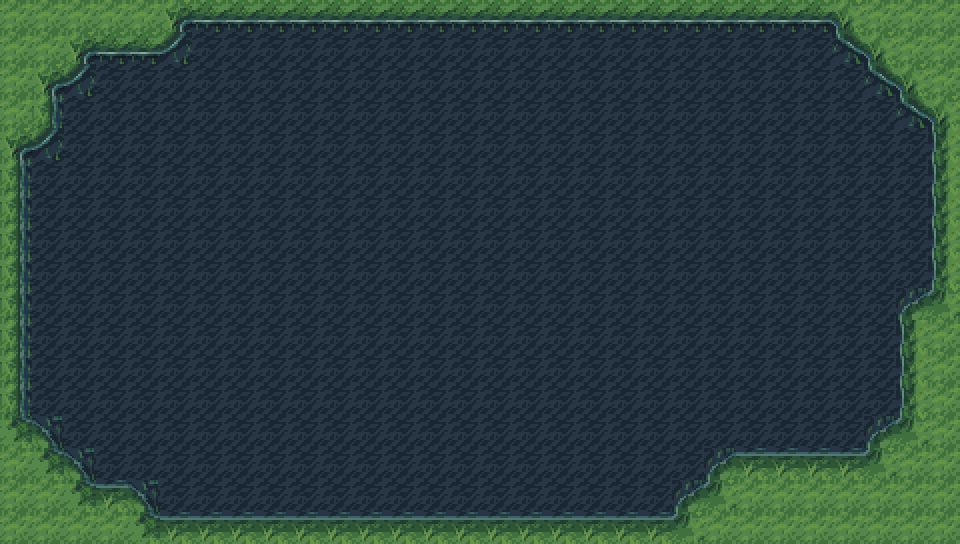

A 2D game scene composited from a Tiled map and its tileset images. What follows is a short description and the map's XML, with each tile layer's data collapsed to a summary:
An orthogonal 30x17 tile map with 32x32 px tiles, 5 tile layers (Hintergrund, Wasser, Collision, Andere, ...) and 19 objects.

<map version="1.2" tiledversion="1.2.3" orientation="orthogonal" renderorder="right-down" width="30" height="17" tilewidth="32" tileheight="32" infinite="0" nextlayerid="9" nextobjectid="22">
 <tileset firstgid="1" source="TileSet32.tsx" />
 <layer id="1" name="Hintergrund" width="30" height="17">
  <data>[510 cells, 510 non-empty, 14 distinct tile ids]</data>
 </layer>
 <objectgroup id="2" name="CollisionObjects">
  <object id="1" x="-1.10448" y="0" width="962.006" height="27.6121" />
  <object id="2" x="-1.10448" y="27.6121" width="23.1942" height="515.794" />
  <object id="3" x="9.94036" y="511.376" width="955.379" height="51.9108" />
  <object id="4" x="935.498" y="11.0448" width="44.1794" height="511.376" />
  <object id="5" x="907.886" y="299.315" width="33.1345" height="214.27" />
  <object id="6" x="684.78" y="483.764" width="238.569" height="34.239" />
  <object id="7" x="720.124" y="452.839" width="201.016" height="30.9256" />
  <object id="8" x="878.065" y="421.913" width="38.6569" height="39.7614" />
  <object id="9" x="16.5673" y="423.017" width="32.03" height="97.1946" />
  <object id="10" x="37.5525" y="457.256" width="40.8659" height="61.8511" />
  <object id="11" x="72.896" y="488.182" width="77.3139" height="27.6121" />
  <object id="12" x="12.1493" y="20.9852" width="33.1345" height="121.493" />
  <object id="13" x="40.8659" y="22.0897" width="41.9704" height="61.8511" />
  <object id="14" x="77.3139" y="19.8807" width="109.344" height="30.9256" />
  <object id="15" x="843.826" y="13.2538" width="107.135" height="37.5525" />
  <object id="16" x="872.543" y="45.2839" width="77.3139" height="33.1345" />
  <object id="17" x="902.364" y="64.0601" width="38.6569" height="53.0152" />
 </objectgroup>
 <objectgroup id="3" name="TreeObjects">
  <object id="20" x="16.5673" y="27.6121" width="20.9852" height="32.03" />
 </objectgroup>
 <objectgroup id="4" name="WasserObjects">
  <object id="21" x="905.677" y="32.03" width="45.2839" height="35.3435" />
 </objectgroup>
 <layer id="5" name="Wasser" width="30" height="17">
  <data>[510 cells, 1 non-empty, 1 distinct tile ids]</data>
 </layer>
 <layer id="6" name="Collision" width="30" height="17">
  <data>[510 cells, 1 non-empty, 1 distinct tile ids]</data>
 </layer>
 <layer id="7" name="Andere" width="30" height="17">
  <data>[510 cells, 1 non-empty, 1 distinct tile ids]</data>
 </layer>
 <layer id="8" name="Vor" width="30" height="17">
  <data>[510 cells, 1 non-empty, 1 distinct tile ids]</data>
 </layer>
</map>
